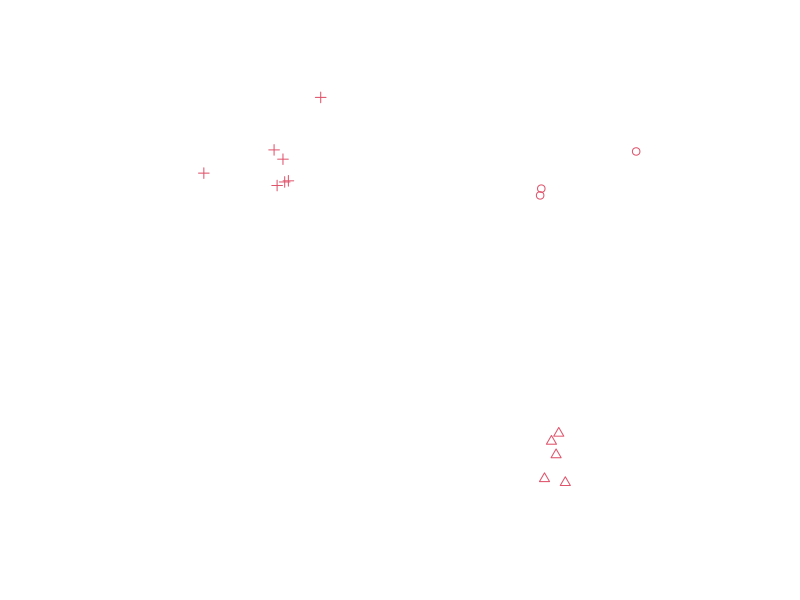

Here is the R script that generated this plot:
library(sp)


### Name: SpatialMultiPoints-class
### Title: Class "SpatialMultiPoints"
### Aliases: SpatialMultiPoints-class [,SpatialMultiPoints-method
###   coerce,SpatialMultiPoints,matrix-method
###   coerce,SpatialMultiPoints,data.frame-method
###   coerce,SpatialMultiPoints,SpatialPoints-method
###   show,SpatialMultiPoints-method as.data.frame.SpatialMultiPoints
###   plot,SpatialMultiPoints,missing-method
###   summary,SpatialMultiPoints-method print.SpatialMultiPoints
###   summary.SpatialMultiPoints rbind.SpatialMultiPoints
###   $,SpatialMultiPoints-method $<-,SpatialMultiPoints,character-method
###   row.names.SpatialMultiPoints
### Keywords: classes

### ** Examples

cl1 = cbind(rnorm(3, 10), rnorm(3, 10))
cl2 = cbind(rnorm(5, 10), rnorm(5,  0))
cl3 = cbind(rnorm(7,  0), rnorm(7, 10))

mp = SpatialMultiPoints(list(cl1, cl2, cl3))
plot(mp, col = 2, cex = 1, pch = 1:3)
mp
mp[1:2]

print(mp, asWKT=TRUE, digits=3)
